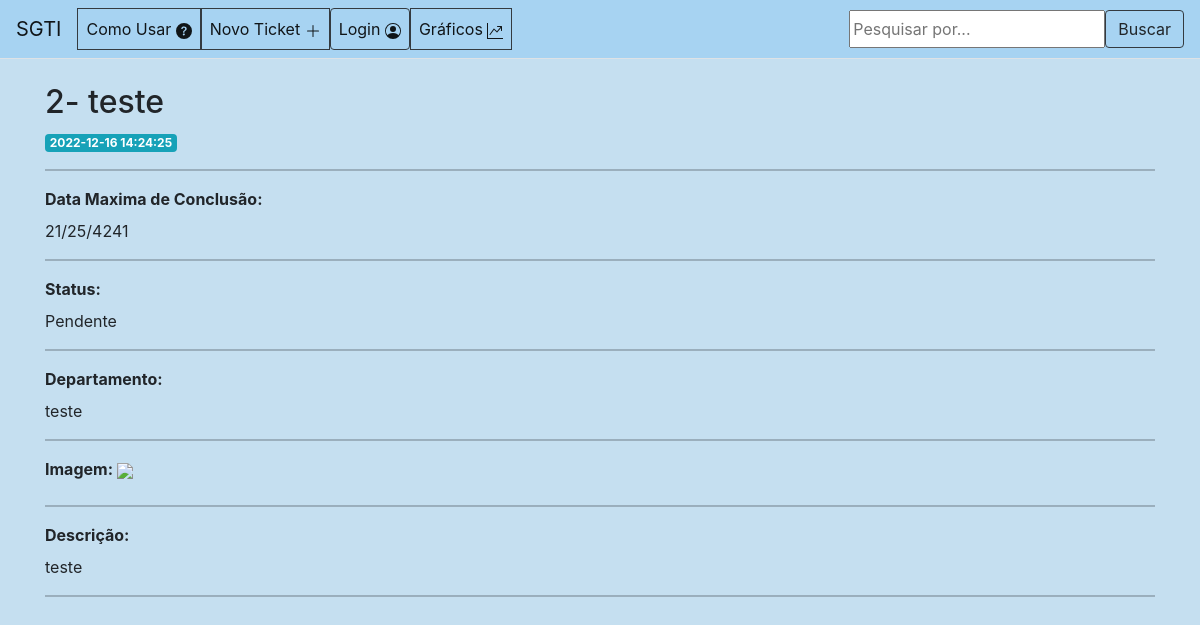
/2, run on the app's committed database.
### tables this page shows
CREATE TABLE posts (
    id INTEGER PRIMARY KEY AUTOINCREMENT,
    created TIMESTAMP NOT NULL DEFAULT CURRENT_TIMESTAMP,
    title TEXT NOT NULL,
    content TEXT NOT NULL,
    conclusao TEXT NOT NULL,
    departamentos TEXT NOT NULL,
    status TEXT NOT NULL,
    anexos TEXT NOT NULL
);

### app.py (the view)
@app.route('/<int:post_id>')
def post(post_id):
    post = get_post(post_id)
    return render_template('post.html', post=post)

### app.py (called while the page is built)
def get_db_connection():
    conn = sqlite3.connect('database.db')
    conn.row_factory = sqlite3.Row
    return conn

def get_post(post_id):
    conn = get_db_connection()
    post = conn.execute('SELECT * FROM posts WHERE id = ?',
                        (post_id,)).fetchone()
    conn.close()
    if post is None:
        abort(404)
    return post

### templates/post.html (shortened to what this page needs)
{% extends 'base.html' %}
{% block content %}
<br>
<h2>{% block title %} {{ post['id'] }}- {{ post['title'] }} {% endblock %}</h2>
<span class="badge badge-info">{{ post['created'] }}</span>
<hr />
<label for="title" font><b> Data Maxima de Conclusão:</b></label>
<p>{{ post['conclusao'] }}</p>
<hr />
<label for="title" font><b> Status:</b></label>
<p style="text-transform: capitalize;">{{ post['status'] }}</p>
<hr>
<label for="title" font><b> Departamento:</b></label>
<p>{{ post['departamentos'] }}</p>
<hr>
<div id="imagens">
    <div>
        <label><b> Imagem:</b></label>
        <a href="#" parametro="imagem1.jpg" class="abrirModal"><img src="/static/images/{{ post['anexos'] }}"></a>
    </div>
</div>
<hr>
<label for="title"><b>Descrição:</b></label>
<p>{{ post['content'] }}</p>
<hr />
{% endblock %}

### static/css/style.css (style rules this page uses)
#imagens img { width: 200px; }
.manual h2, p { text-align: justify; }

### data on the page
posts: id "2", title "teste", created "2022-12-16 14:24:25", conclusao "21/25/4241", status "Pendente", departamentos "teste", content "teste"
